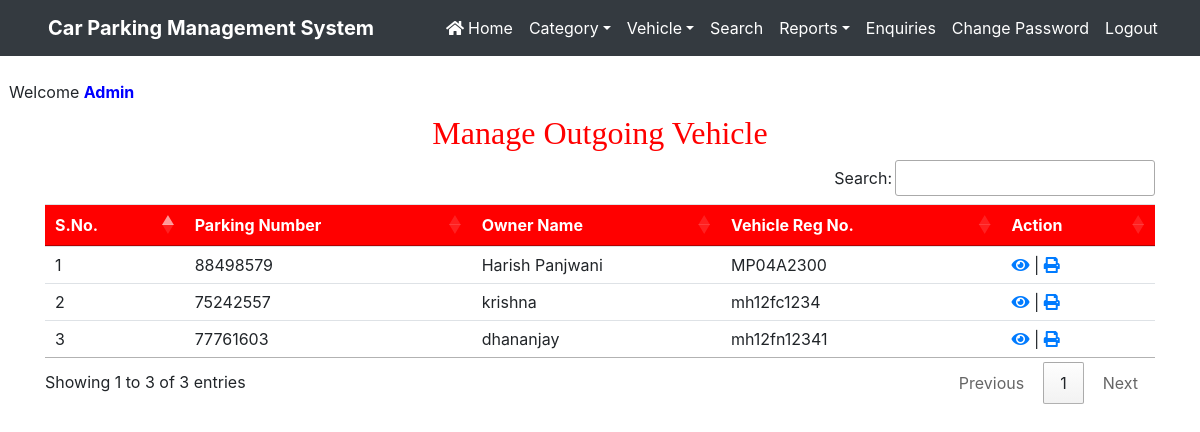
/manage_outgoingvehicle (signed in), run on the app's committed database.
### vehicle/models.py (models this page shows, shortened)
class Vehicle(models.Model):
    parkingnumber = models.CharField(max_length=20)
    category = models.ForeignKey(Category, on_delete=models.CASCADE)
    vehiclecompany = models.CharField(max_length=50)
    regno = models.CharField(max_length=10)
    ownername = models.CharField(max_length=50)
    ownercontact = models.CharField(max_length=15)
    pdate = models.DateField()
    intime = models.CharField(max_length=50)
    outtime = models.CharField(max_length=50)
    parkingcharge = models.CharField(max_length=50)
    remark = models.CharField(max_length=500)
    status = models.CharField(max_length=20)

### vehicle/views.py (the view)
# urls.py: path('manage_outgoingvehicle',manage_outgoingvehicle,name='manage_outgoingvehicle'),
def manage_outgoingvehicle(request):
    if not request.user.is_authenticated:
        return redirect('admin_login')
    vehicle = Vehicle.objects.filter(status="Out")
    d = {'vehicle':vehicle}
    return render(request, 'manage_outgoingvehicle.html', d)

### vehicle/templates/manage_outgoingvehicle.html (shortened to what this page needs)
{% load static %}
<html>
<head>
{% include 'headeradmin.html' %}
  <link rel = stylesheet href="https://cdn.datatables.net/1.10.20/css/jquery.dataTables.min.css">
<link rel = stylesheet href="https://cdn.datatables.net/buttons/1.6.1/css/buttons.dataTables.min.css">
</head>
<body>
{% include 'nav2admin.html' %}
<br> &nbsp;&nbsp;Welcome <b style = 'text-transform : capitalize ; color : blue'>{{request.user.username}}</b>
<div class="container" style = "margin-top:10px">
<h2 class="text-center" style = "font-family : Monotype Corsiva ; color : red">Manage Outgoing Vehicle </h2>
<table class='table table-hover' id = example>
<thead style = 'background-color : red ; color : white'>
<tr>
<th>S.No.</th>
<th>Parking Number</th>
<th>Owner Name</th>
    <th>Vehicle Reg No.</th>
    <th>Action</th>
</tr>
</thead>
<tbody>
  {% for i in vehicle %}
<tr>
                  <td>{{forloop.counter}}</td>
                  <td>{{i.parkingnumber}}</td>
                  <td>{{i.ownername}}</td>
                <td>{{i.regno}}</td>
                  <td>
                      <a href="{% url 'view_outgoingdetail' i.id %}" ><i class="fa fa-eye fa-1x"></i></a>
                   | <a href="{% url 'print' i.id %}" ><i class="fa fa-print fa-1x"></i></a>
                  </td>
</tr>
{% endfor %}
</tbody>
</table>
</div>
</body>
</html>

### vehicle/static/css/mystyle.css (style rules this page uses)
html { scroll-behavior:smooth; }

### data on the page
Vehicle: parkingnumber "88498579", ownername "Harish Panjwani", regno "MP04A2300"
Vehicle: parkingnumber "75242557", ownername "krishna", regno "mh12fc1234"
Vehicle: parkingnumber "77761603", ownername "dhananjay", regno "mh12fn12341"

### other printed values
{{ request.user.username }} "Admin"
